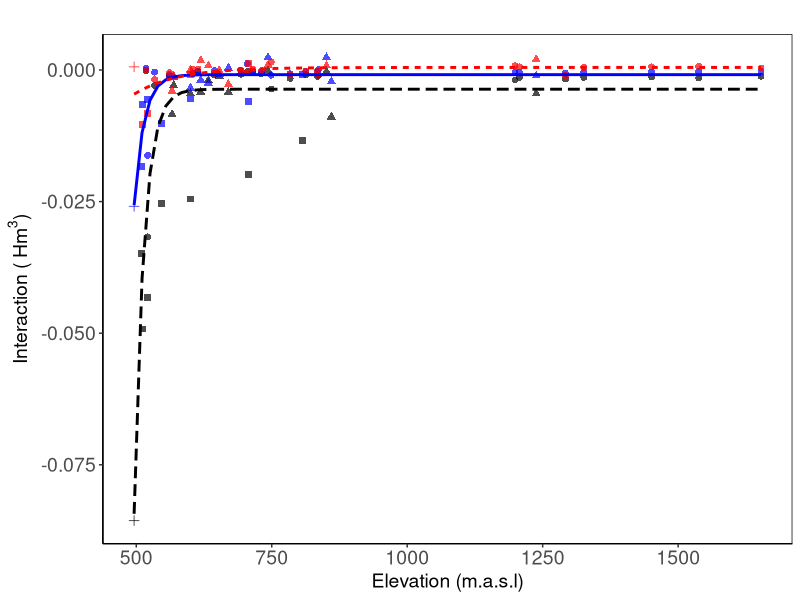
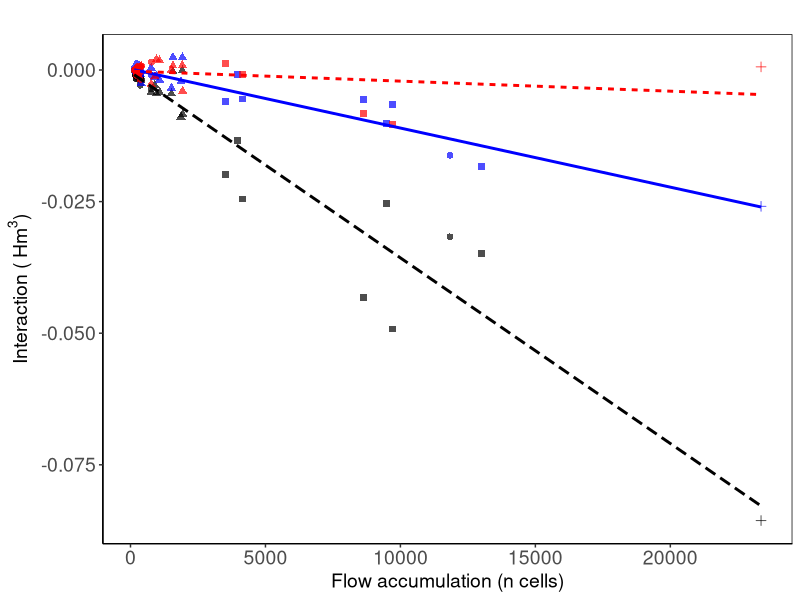
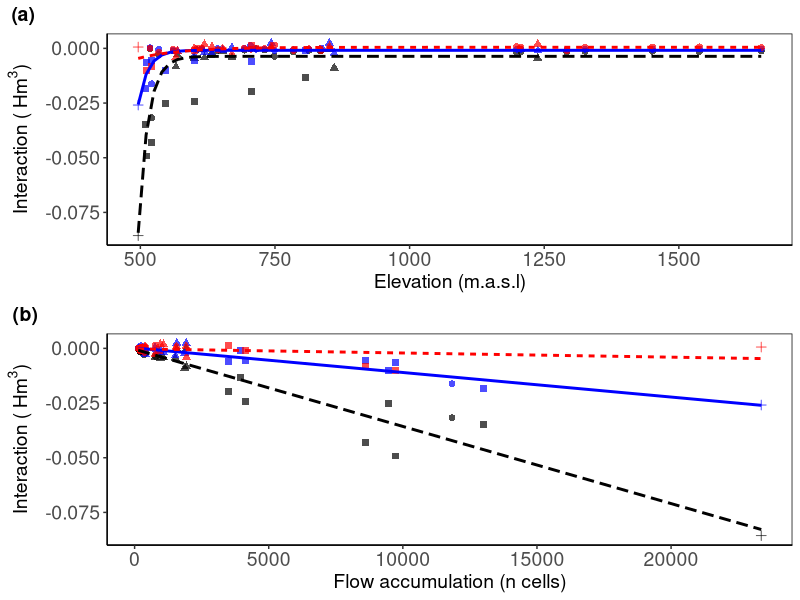

These charts were generated, in order, by the following R code:

# Proyecto Inundaciones Tena
# Objetivo 2: Interaccion entre cambio climatico y de cobertura del suelo

# Autor: Jorge Hurtado - Pidal
# Fecha: 23 de marzo de 2023

# Figura N4 de la seccion resultados del articulo N3
# Interaccion con diferencias absolutas de volumen de escorrentia (v) modelo exponencial y lineal

# .................................................................................................

# libraries

{
  library(ggplot2)
  library(ggpubr)
  library(tidyverse)
  #library(ggtext)
  #library(extrafont)
}

# Preparing the environment

cat("\014")       #clean conosle   
rm(list = ls())   #clean environment
graphics.off()    #clean plots
#loadfonts(device = "win", quiet = TRUE) 

# .................................................................................................

# Load data ----

data <- read.csv("./Results/datafig.csv"); head(data)

# Preparing table for plot

# Transformation from Hm3 to m3

# vol <- data %>% mutate(v_diftr2 = (v_diftr2*1e6),
#                        v_diftr10 = (v_diftr10*1e6),
#                        v_diftr100 = (v_diftr100*1e6),)

vol <- data

# Table setting for ggplot 

{
  v.diftr2 <- vol %>% select(elev,nceldas,strahler,v_diftr2) %>% mutate (group = "vdiftr2")
  names(v.diftr2) <- c("elev","nceldas","strahler","vdif","group")
  
  v.diftr10 <- vol %>% select(elev,nceldas,strahler,v_diftr10) %>% mutate (group = "vdiftr10")
  names(v.diftr10) <- c("elev","nceldas","strahler","vdif","group")
  
  v.diftr100 <- vol %>% select(elev,nceldas,strahler,v_diftr100) %>% mutate (group = "vdiftr100")
  names(v.diftr100) <- c("elev","nceldas","strahler","vdif","group")
  
  v.dif <- rbind(v.diftr2, v.diftr10, v.diftr100)
}

# Filtering data to fit the models

#v.dif1 <- v.dif %>% filter(vdif<2500); head(v.dif1) # se comprobo que con valores <2500 m3 se ajustaron todos los modelos exponenciales

v.dif1 <- v.dif %>% filter(vdif<(2500/1000000)); head(v.dif1) 

# .................................................................................................

# plot modelo exponencial con elevacion

# General equation

formula <- (y ~ SSasymp(x, Asym, R0, lrc))

(p1 <-  ggplot(data=v.dif1,
               mapping=aes(x=elev, y=vdif,group=group,color=group,linetype=group)) + 
    
        geom_point(aes(shape=factor(strahler)), 
                   show.legend=F, size=2, alpha=0.7) +
    
        geom_smooth(data=v.dif1, mapping=aes(x=elev, y=vdif), 
                method = "nls",formula = formula, se = F,show.legend = F)+
 
        scale_colour_manual(name = "Return Period",
                            breaks = c("vdiftr2","vdiftr10","vdiftr100"),
                            labels = c("Rp2","Rp10","Rp100"),
                            values = c("black","blue","red"))+
    
        labs(x = "Elevation (m.a.s.l)", 
             y = expression(paste("Interaction ( ",Hm^3,")")),
             title = "", size=5) +
    
        theme(plot.title=element_text(hjust=0.5, size=14),
              axis.title.x = element_text(size = 14),
              axis.text.x = element_text(size = 14),
              axis.text.y = element_text(size = 14),
              axis.title.y = element_text(size = 14),
              panel.background = element_rect(fill = 'white'),
              panel.border = element_rect(colour = "black", fill = NA, size = 0.5),
              axis.line.x = element_line(size = 0.5, color = "black"),
              axis.line.y = element_line(size = 0.5, color = "black"),
              legend.key.size = unit(0.9, 'cm'),
              legend.text = element_text(size=16),
              legend.title = element_text(size=14),
              legend.key = element_rect(fill = "transparent")))

   #theme_bw())



# .................................................................................................

# Plot with nceldas and lineal model

# General equation

formula1 <- (y ~ x)

(p2 <-  ggplot(data=v.dif1,
               mapping=aes(x=nceldas, y=vdif,group=group,color=group,linetype=group)) + 
    
    geom_point(aes(shape=factor(strahler)), 
               show.legend=F, size=2, alpha=0.7) +
    
    geom_smooth(data=v.dif1, mapping=aes(x=nceldas, y=vdif), 
                method = "lm",formula = formula1, se = F,show.legend = F)+
    
    scale_colour_manual(name = "Return Period",
                        breaks = c("vdiftr2","vdiftr10","vdiftr100"),
                        labels = c("Rp2","Rp10","Rp100"),
                        values = c("black","blue","red"))+
    
    labs(x = "Flow accumulation (n cells)", 
         y = expression(paste("Interaction ( ",Hm^3,")")),
         title = "", size=5) +
    
    theme(plot.title=element_text(hjust=0.5, size=14),
          axis.title.x = element_text(size = 14),
          axis.text.x = element_text(size = 14),
          axis.text.y = element_text(size = 14),
          axis.title.y = element_text(size = 14),
          panel.background = element_rect(fill = 'white'),
          panel.border = element_rect(colour = "black", fill = NA, size = 0.5),
          axis.line.x = element_line(size = 0.5, color = "black"),
          axis.line.y = element_line(size = 0.5, color = "black"),
          legend.key.size = unit(0.9, 'cm'),
          legend.text = element_text(size=16),
          legend.title = element_text(size=14),
          legend.key = element_rect(fill = "transparent")))

#theme_bw())

# Figure with two plots


(p3 <- ggarrange(p1,p2, 
                 labels = c("(a)", "(b)"),
                 ncol = 1, nrow = 2))

